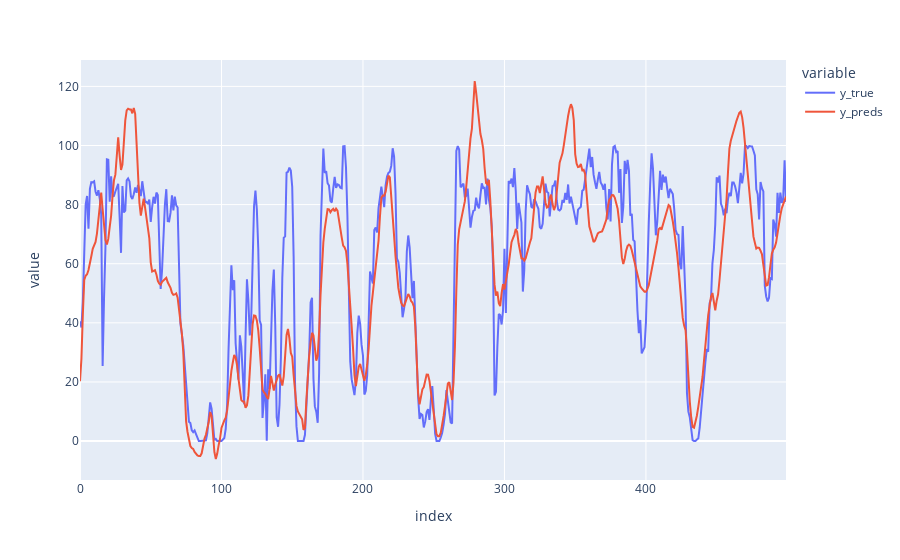

The cell this chart's notebook holds for it:
### Markdown cell above
### Plot predictions

### Code cell
import plotly.express as px

df = pd.DataFrame({"y_true": y_true, "y_preds": y_preds}).head(500)
fig = px.line(df, y=["y_true", "y_preds"], title="")
fig.show()

### Figure 1 — Plotly figure (JSON) as saved in the notebook; plotly's stock layout.template omitted (floating-point values rounded to 4 significant figures; data arrays with more than 128 entries replaced by an {"elided": "..."} marker saying what was removed)
{"data": [{"hovertemplate": "variable=y_true<br>index=%{x}<br>value=%{y}<extra></extra>", "legendgroup": "y_true", "line": {"color": "#636efa", "dash": "solid"}, "marker": {"symbol": "circle"}, "mode": "lines", "name": "y_true", "orientation": "v", "showlegend": true, "type": "scatter", "x": {"elided": "500 int values"}, "xaxis": "x", "y": {"elided": "500 float values"}, "yaxis": "y"}, {"hovertemplate": "variable=y_preds<br>index=%{x}<br>value=%{y}<extra></extra>", "legendgroup": "y_preds", "line": {"color": "#EF553B", "dash": "solid"}, "marker": {"symbol": "circle"}, "mode": "lines", "name": "y_preds", "orientation": "v", "showlegend": true, "type": "scatter", "x": {"elided": "500 int values"}, "xaxis": "x", "y": {"elided": "500 float values"}, "yaxis": "y"}], "layout": {"legend": {"title": {"text": "variable"}, "tracegroupgap": 0}, "margin": {"t": 60}, "xaxis": {"anchor": "y", "domain": [0, 1], "title": {"text": "index"}}, "yaxis": {"anchor": "x", "domain": [0, 1], "title": {"text": "value"}}}}
